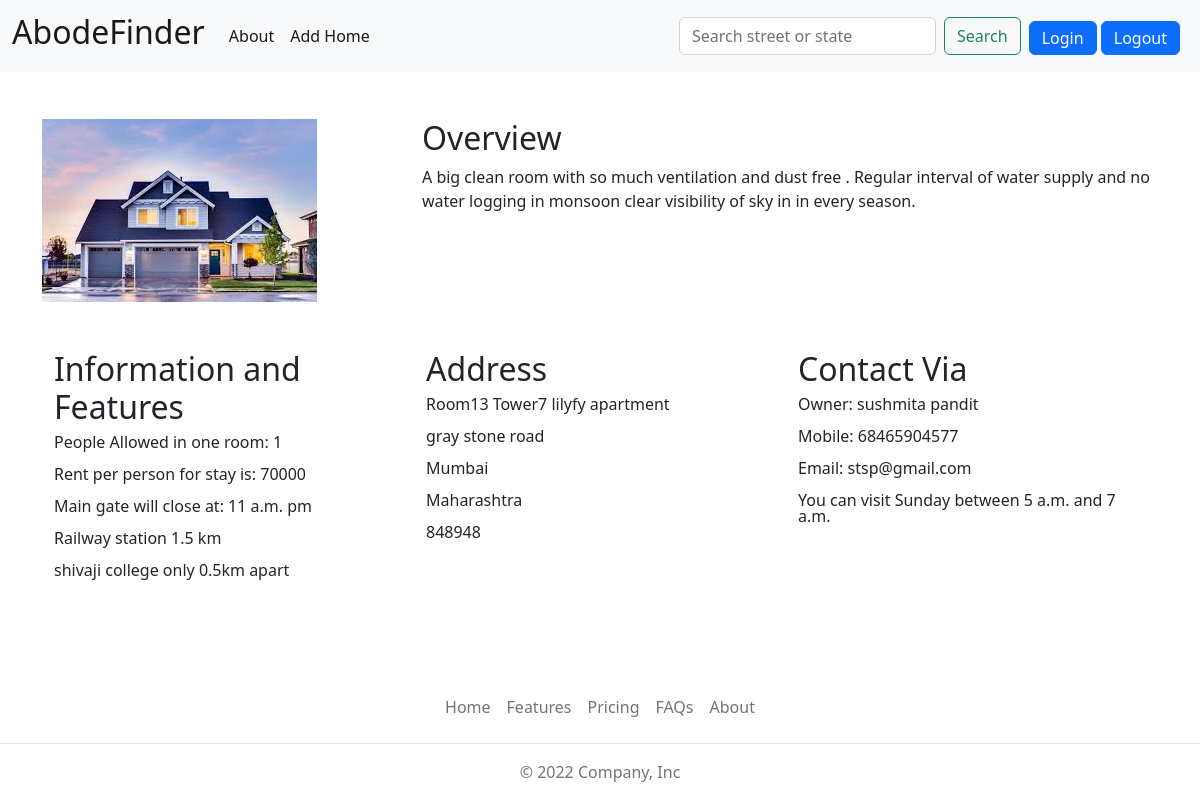
/detail_page/stephan-splendor-mumbai/, run on the app's committed database.
### home_rental/models.py (models this page shows, shortened)
class AddRentalHome(models.Model):
    First_Name = models.CharField(max_length=50)
    Last_Name = models.CharField(max_length=50)
    Email = models.EmailField()
    Street1 = models.CharField(max_length=30)
    Street2 = models.CharField(max_length=30, blank=True)  # Street2 can be optional
    City = models.CharField(max_length=30)
    State = models.CharField(max_length=30)
    Pincode = models.CharField(max_length=6)  # Assuming a 6-digit postal code
    Contact = models.CharField(max_length=13)  # To accommodate country codes and varying lengths
    Visiting_Start = models.TimeField()
    Visiting_End = models.TimeField()
    Gate_closing_time=models.TimeField(blank=True,null=True)
    Feature1=models.CharField(max_length=40 ,blank=True,null=True)
    Feature2=models.CharField(max_length=40,blank=True,null=True)
    MONDAY = 'Monday'
    TUESDAY = 'Tuesday'
    WEDNESDAY = 'Wednesday'
    THURSDAY = 'Thursday'
    FRIDAY = 'Friday'
    SATURDAY = 'Saturday'
    SUNDAY = 'Sunday'
    EVERYDAY = 'Everyday'
    DAY_CHOICES = [
        (MONDAY, 'Monday'),
        (TUESDAY, 'Tuesday'),
        (WEDNESDAY, 'Wednesday'),
        (THURSDAY, 'Thursday'),
        (FRIDAY, 'Friday'),
        (SATURDAY, 'Saturday'),
        (SUNDAY, 'Sunday'),
        (EVERYDAY, 'Everyday'),
    ]
    Visiting_day = models.CharField(max_length=9, choices=DAY_CHOICES, default=EVERYDAY)
    Rent = models.IntegerField()
    Number_Of_People_Allowed = models.IntegerField()
    Description = models.TextField(max_length=1000)  # Increased length for detailed descriptions
    Image = models.ImageField(null=True , upload_to='images/')  # Specify the upload directory
    slug = models.SlugField(unique=True, db_index=True, null=True, blank=True)

### home_rental/views.py (the view)
# urls.py: path('detail_page/<slug:slug>/', views.detail_page, name='detail_page'),
def detail_page(request,slug):
    identified_post=get_object_or_404(AddRentalHome, slug=slug)
    return render(request,"detail_page.html",{
        "home_detail":identified_post,
    })

### home_rental/templates/detail_page.html (shortened to what this page needs)
{% extends "base.html" %}
{% block content %}
<div class="container" style="margin:auto;" >
  <div class="row">
    <div class="col-md-4 ">
        <img src="{{home_detail.Image.url}}" style="max-width: 800px;,
            max-height: 300px;"class="img-fluid" alt="...">
    </div>
    <div class="col-md-8">
        <h2>Overview</h2>
        <p>{{home_detail.Description}}</p>
    </div>
</div>
<div class="container mt-5">
  <div class="row" style="line-height: 1;">
      <div class="col-md-4 info-section">
          <h2>Information and Features</h2>
          <p>People Allowed in one room: {{home_detail.Number_Of_People_Allowed}}</p>
          <p>Rent per person for stay is: {{home_detail.Rent}}</p>
          <p>Main gate will close at: {{home_detail.Gate_closing_time}} pm</p>
          <p>{{home_detail.Feature1}}</p>
          <p>{{home_detail.Feature2}}</p>
      </div>
      <div class="col-md-4 info-section">
          <h2>Address</h2>
          <p>{{home_detail.Street1}}</p>
          <p>{{home_detail.Street2}}</p>
          <p>{{home_detail.City}}</p>
          <p>{{home_detail.State}}</p>
          <p>{{home_detail.Pincode}}</p>
      </div>
      <div class="col-md-4 contact-section">
          <h2>Contact Via</h2>
          <p>Owner: {{home_detail.First_Name}} {{home_detail.Last_Name}}</p>
          <p>Mobile: {{home_detail.Contact}}</p>
          <p>Email: {{home_detail.Email}}</p>
          <p>You can visit {{home_detail.Visiting_day}} between {{home_detail.Visiting_Start}} and {{home_detail.Visiting_End}}</p>
      </div>
  </div>
</div>
  </div>
{% endblock %}

### home_rental/templates/base.html (shortened to what this page needs)
<!doctype html>
<html lang="en">
  <head>
    <link href="https://cdn.jsdelivr.net/npm/bootstrap@5.2.3/dist/css/bootstrap.min.css" rel="stylesheet">
</head>
  <body class="d-flex flex-column min-vh-100">
    <nav>
        <nav class="navbar navbar-expand-lg bg-light">
            <div class="container-fluid">
              <a class="navbar-brand" href="{% url 'home_page' %}"><h2>AbodeFinder</h2></a>
              <div class="collapse navbar-collapse" id="navbarTogglerDemo02">
                <ul class="navbar-nav me-auto mb-2 mb-lg-0">
                  <li class="nav-item">
                    <a class="nav-link active" aria-current="page" href="{% url 'about_page' %}">About</a>
                  </li>
                  <li class="nav-item">
                    <a class="nav-link active" aria-current="page" href="{% url 'add_home_page' %}">Add Home</a>
                  </li>
                </ul>
                <form class="d-flex" role="search">
                  <input class="form-control me-2" name="q" type="search" placeholder="Search street or state" aria-label="Search">
                  <button class="btn btn-outline-success" type="submit">Search</button>
                </form>
                <div class="mx-2">
                  <a href="{% url 'login_page' %}"><button class="btn btn-primary py-1 mt-1" type="submit">Login</button></a>
                <button class="btn btn-primary py-1 mt-1" type="submit">Logout</button>
            </div>
          </nav>
    </nav>
    {%  block content %}
    {% endblock %}
        <footer class="mt-auto" >
          <ul class="nav justify-content-center border-bottom pb-3 mb-3">
            <li class="nav-item"><a href="{% url 'home_page' %}" class="nav-link px-2 text-muted">Home</a></li>
            <li class="nav-item"><a href="#" class="nav-link px-2 text-muted">Features</a></li>
            <li class="nav-item"><a href="#" class="nav-link px-2 text-muted">Pricing</a></li>
            <li class="nav-item"><a href="#" class="nav-link px-2 text-muted">FAQs</a></li>
            <li class="nav-item"><a href="{% url 'about_page' %}" class="nav-link px-2 text-muted">About</a></li>
          </ul>
          <p class="text-center text-muted">&copy; 2022 Company, Inc</p>
        </footer>
  </body>
</html>

### data on the page
AddRentalHome: Image (picture), Description "A big clean room with so much ventilation and dust free . Regular interval of water supply and no water logging in monsoon clear visibility of sky in in every season.", Number_Of_People_Allowed "1", Rent "70000", Gate_closing_time "11 a.m.", Feature1 "Railway station 1.5 km", Feature2 "shivaji college only 0.5km apart", Street1 "Room13 Tower7 lilyfy apartment", Street2 "gray stone road", City "Mumbai", State "Maharashtra", Pincode "848948", First_Name "sushmita", Last_Name "pandit", Contact "68465904577", Email "stsp@gmail.com", Visiting_day "Sunday", Visiting_Start "5 a.m.", Visiting_End "7 a.m."
